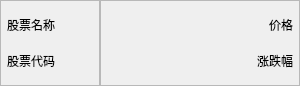
<?xml version="1.0" encoding="UTF-8"?>
<ui version="4.0">
 <class>StockCardWidget</class>
 <widget class="QWidget" name="StockCardWidget">
  <property name="geometry">
   <rect>
    <x>0</x>
    <y>0</y>
    <width>300</width>
    <height>86</height>
   </rect>
  </property>
  <property name="windowTitle">
   <string>Form</string>
  </property>
  <layout class="QHBoxLayout" name="horizontalLayout">
   <property name="spacing">
    <number>0</number>
   </property>
   <property name="leftMargin">
    <number>0</number>
   </property>
   <property name="topMargin">
    <number>0</number>
   </property>
   <property name="rightMargin">
    <number>0</number>
   </property>
   <property name="bottomMargin">
    <number>0</number>
   </property>
   <item>
    <widget class="QFrame" name="frame_stock">
     <property name="minimumSize">
      <size>
       <width>100</width>
       <height>0</height>
      </size>
     </property>
     <property name="maximumSize">
      <size>
       <width>100</width>
       <height>16777215</height>
      </size>
     </property>
     <property name="frameShape">
      <enum>QFrame::StyledPanel</enum>
     </property>
     <property name="frameShadow">
      <enum>QFrame::Raised</enum>
     </property>
     <layout class="QVBoxLayout" name="verticalLayout">
      <property name="leftMargin">
       <number>6</number>
      </property>
      <property name="topMargin">
       <number>9</number>
      </property>
      <property name="rightMargin">
       <number>0</number>
      </property>
      <item>
       <widget class="QLabel" name="label_stock_name">
        <property name="text">
         <string>股票名称</string>
        </property>
       </widget>
      </item>
      <item>
       <widget class="QLabel" name="label_stock_code">
        <property name="text">
         <string>股票代码</string>
        </property>
       </widget>
      </item>
     </layout>
    </widget>
   </item>
   <item>
    <widget class="QFrame" name="frame_other">
     <property name="frameShape">
      <enum>QFrame::StyledPanel</enum>
     </property>
     <property name="frameShadow">
      <enum>QFrame::Raised</enum>
     </property>
    </widget>
   </item>
   <item>
    <widget class="QFrame" name="frame_price">
     <property name="sizePolicy">
      <sizepolicy hsizetype="Preferred" vsizetype="Expanding">
       <horstretch>0</horstretch>
       <verstretch>0</verstretch>
      </sizepolicy>
     </property>
     <property name="minimumSize">
      <size>
       <width>60</width>
       <height>0</height>
      </size>
     </property>
     <property name="frameShape">
      <enum>QFrame::StyledPanel</enum>
     </property>
     <property name="frameShadow">
      <enum>QFrame::Raised</enum>
     </property>
     <layout class="QVBoxLayout" name="verticalLayout_2">
      <property name="leftMargin">
       <number>0</number>
      </property>
      <property name="topMargin">
       <number>9</number>
      </property>
      <property name="rightMargin">
       <number>6</number>
      </property>
      <property name="bottomMargin">
       <number>9</number>
      </property>
      <item>
       <widget class="QLabel" name="label_price">
        <property name="text">
         <string>价格</string>
        </property>
        <property name="alignment">
         <set>Qt::AlignRight|Qt::AlignTrailing|Qt::AlignVCenter</set>
        </property>
       </widget>
      </item>
      <item>
       <widget class="QLabel" name="label_change_percent">
        <property name="sizePolicy">
         <sizepolicy hsizetype="Expanding" vsizetype="Preferred">
          <horstretch>0</horstretch>
          <verstretch>0</verstretch>
         </sizepolicy>
        </property>
        <property name="text">
         <string>涨跌幅</string>
        </property>
        <property name="alignment">
         <set>Qt::AlignRight|Qt::AlignTrailing|Qt::AlignVCenter</set>
        </property>
       </widget>
      </item>
     </layout>
    </widget>
   </item>
  </layout>
 </widget>
 <resources/>
 <connections/>
</ui>
